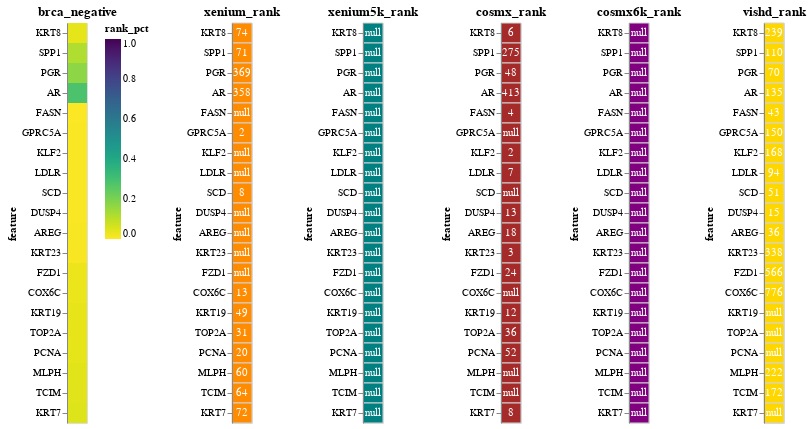

Notebook code cell kept with this figure:
### Code cell
disease, direction = 'brca', 'negative'
generate_consensus_chart(disease, direction)

### Figure 1 — Vega-Lite specification as saved in the notebook (floating-point values rounded to 4 significant figures)
{"config": {"view": {"continuousWidth": 300, "continuousHeight": 300}}, "hconcat": [{"data": {"name": "data-df47576404a3f62739f3361d8ed2f3de"}, "mark": {"type": "rect"}, "encoding": {"color": {"field": "rank_pct", "scale": {"domain": [0, 1.0], "reverse": true, "scheme": "viridis"}, "type": "quantitative"}, "y": {"field": "feature", "sort": ["KRT8", "SPP1", "PGR", "AR", "FASN", "GPRC5A", "KLF2", "LDLR", "SCD", "DUSP4", "AREG", "KRT23", "FZD1", "COX6C", "KRT19", "TOP2A", "PCNA", "MLPH", "TCIM", "KRT7"], "type": "nominal"}}, "title": "brca_negative"}, {"hconcat": [{"layer": [{"mark": {"type": "rect", "color": "darkorange", "stroke": "lightgray", "strokeWidth": 1}, "encoding": {"y": {"field": "feature", "sort": ["KRT8", "SPP1", "PGR", "AR", "FASN", "GPRC5A", "KLF2", "LDLR", "SCD", "DUSP4", "AREG", "KRT23", "FZD1", "COX6C", "KRT19", "TOP2A", "PCNA", "MLPH", "TCIM", "KRT7"], "type": "nominal"}}, "title": "xenium_rank"}, {"mark": {"type": "text", "baseline": "middle", "color": "white"}, "encoding": {"text": {"field": "value", "type": "quantitative"}, "y": {"field": "feature", "sort": ["KRT8", "SPP1", "PGR", "AR", "FASN", "GPRC5A", "KLF2", "LDLR", "SCD", "DUSP4", "AREG", "KRT23", "FZD1", "COX6C", "KRT19", "TOP2A", "PCNA", "MLPH", "TCIM", "KRT7"], "type": "nominal"}}}], "data": {"name": "data-e4e68ec70653264fed89b28b8e1627e5"}}, {"layer": [{"mark": {"type": "rect", "color": "teal", "stroke": "lightgray", "strokeWidth": 1}, "encoding": {"y": {"field": "feature", "sort": ["KRT8", "SPP1", "PGR", "AR", "FASN", "GPRC5A", "KLF2", "LDLR", "SCD", "DUSP4", "AREG", "KRT23", "FZD1", "COX6C", "KRT19", "TOP2A", "PCNA", "MLPH", "TCIM", "KRT7"], "type": "nominal"}}, "title": "xenium5k_rank"}, {"mark": {"type": "text", "baseline": "middle", "color": "white"}, "encoding": {"text": {"field": "value", "type": "quantitative"}, "y": {"field": "feature", "sort": ["KRT8", "SPP1", "PGR", "AR", "FASN", "GPRC5A", "KLF2", "LDLR", "SCD", "DUSP4", "AREG", "KRT23", "FZD1", "COX6C", "KRT19", "TOP2A", "PCNA", "MLPH", "TCIM", "KRT7"], "type": "nominal"}}}], "data": {"name": "data-40acdaeba6ba03f16d8a25cc1bd86b43"}}, {"layer": [{"mark": {"type": "rect", "color": "brown", "stroke": "lightgray", "strokeWidth": 1}, "encoding": {"y": {"field": "feature", "sort": ["KRT8", "SPP1", "PGR", "AR", "FASN", "GPRC5A", "KLF2", "LDLR", "SCD", "DUSP4", "AREG", "KRT23", "FZD1", "COX6C", "KRT19", "TOP2A", "PCNA", "MLPH", "TCIM", "KRT7"], "type": "nominal"}}, "title": "cosmx_rank"}, {"mark": {"type": "text", "baseline": "middle", "color": "white"}, "encoding": {"text": {"field": "value", "type": "quantitative"}, "y": {"field": "feature", "sort": ["KRT8", "SPP1", "PGR", "AR", "FASN", "GPRC5A", "KLF2", "LDLR", "SCD", "DUSP4", "AREG", "KRT23", "FZD1", "COX6C", "KRT19", "TOP2A", "PCNA", "MLPH", "TCIM", "KRT7"], "type": "nominal"}}}], "data": {"name": "data-902da9820f3f0fba1ce7237e3a728860"}}, {"layer": [{"mark": {"type": "rect", "color": "purple", "stroke": "lightgray", "strokeWidth": 1}, "encoding": {"y": {"field": "feature", "sort": ["KRT8", "SPP1", "PGR", "AR", "FASN", "GPRC5A", "KLF2", "LDLR", "SCD", "DUSP4", "AREG", "KRT23", "FZD1", "COX6C", "KRT19", "TOP2A", "PCNA", "MLPH", "TCIM", "KRT7"], "type": "nominal"}}, "title": "cosmx6k_rank"}, {"mark": {"type": "text", "baseline": "middle", "color": "white"}, "encoding": {"text": {"field": "value", "type": "quantitative"}, "y": {"field": "feature", "sort": ["KRT8", "SPP1", "PGR", "AR", "FASN", "GPRC5A", "KLF2", "LDLR", "SCD", "DUSP4", "AREG", "KRT23", "FZD1", "COX6C", "KRT19", "TOP2A", "PCNA", "MLPH", "TCIM", "KRT7"], "type": "nominal"}}}], "data": {"name": "data-f6d3f117a174801ae6bd79b4eaf91880"}}, {"layer": [{"mark": {"type": "rect", "color": "gold", "stroke": "lightgray", "strokeWidth": 1}, "encoding": {"y": {"field": "feature", "sort": ["KRT8", "SPP1", "PGR", "AR", "FASN", "GPRC5A", "KLF2", "LDLR", "SCD", "DUSP4", "AREG", "KRT23", "FZD1", "COX6C", "KRT19", "TOP2A", "PCNA", "MLPH", "TCIM", "KRT7"], "type": "nominal"}}, "title": "vishd_rank"}, {"mark": {"type": "text", "baseline": "middle", "color": "white"}, "encoding": {"text": {"field": "value", "type": "quantitative"}, "y": {"field": "feature", "sort": ["KRT8", "SPP1", "PGR", "AR", "FASN", "GPRC5A", "KLF2", "LDLR", "SCD", "DUSP4", "AREG", "KRT23", "FZD1", "COX6C", "KRT19", "TOP2A", "PCNA", "MLPH", "TCIM", "KRT7"], "type": "nominal"}}}], "data": {"name": "data-fe46593d2f08ed6662290bb69a687769"}}], "resolve": {"scale": {"color": "independent", "x": "independent", "y": "independent"}}}], "resolve": {"scale": {"color": "independent", "x": "independent", "y": "independent"}}, "$schema": "https://vega.github.io/schema/vega-lite/v5.20.1.json", "datasets": {"data-df47576404a3f62739f3361d8ed2f3de": [{"disease": "brca", "feature": "KRT8", "direction": "negative", "correlation": -0.1828, "rank": 106.3, "rank_pct": 0.037, "count": 3, "xenium_rank": 74.0, "xenium_sid_count": 6.0, "xenium_case_count": 1.0, "xenium_correlation": -0.3026, "xenium5k_rank": null, "xenium5k_sid_count": null, "xenium5k_case_count": null, "xenium5k_correlation": null, "cosmx_rank": 6.0, "cosmx_sid_count": 3.0, "cosmx_case_count": 1.0, "cosmx_correlation": -0.1671, "cosmx6k_rank": null, "cosmx6k_sid_count": null, "cosmx6k_case_count": null, "cosmx6k_correlation": null, "vishd_rank": 239.0, "vishd_sid_count": 1.0, "vishd_case_count": 1.0, "vishd_correlation": -0.07858, "count_neg": -3}, {"disease": "brca", "feature": "SPP1", "direction": "negative", "correlation": -0.08009, "rank": 152.0, "rank_pct": 0.1193, "count": 3, "xenium_rank": 71.0, "xenium_sid_count": 2.0, "xenium_case_count": 1.0, "xenium_correlation": -0.05141, "xenium5k_rank": null, "xenium5k_sid_count": null, "xenium5k_case_count": null, "xenium5k_correlation": null, "cosmx_rank": 275.0, "cosmx_sid_count": 3.0, "cosmx_case_count": 1.0, "cosmx_correlation": -0.08261, "cosmx6k_rank": null, "cosmx6k_sid_count": null, "cosmx6k_case_count": null, "cosmx6k_correlation": null, "vishd_rank": 110.0, "vishd_sid_count": 1.0, "vishd_case_count": 1.0, "vishd_correlation": -0.1062, "count_neg": -3}, {"disease": "brca", "feature": "PGR", "direction": "negative", "correlation": -0.1013, "rank": 162.3, "rank_pct": 0.1696, "count": 3, "xenium_rank": 369.0, "xenium_sid_count": 6.0, "xenium_case_count": 1.0, "xenium_correlation": -0.05202, "xenium5k_rank": null, "xenium5k_sid_count": null, "xenium5k_case_count": null, "xenium5k_correlation": null, "cosmx_rank": 48.0, "cosmx_sid_count": 3.0, "cosmx_case_count": 1.0, "cosmx_correlation": -0.1237, "cosmx6k_rank": null, "cosmx6k_sid_count": null, "cosmx6k_case_count": null, "cosmx6k_correlation": null, "vishd_rank": 70.0, "vishd_sid_count": 1.0, "vishd_case_count": 1.0, "vishd_correlation": -0.1283, "count_neg": -3}, {"disease": "brca", "feature": "AR", "direction": "negative", "correlation": -0.04706, "rank": 302.0, "rank_pct": 0.2828, "count": 3, "xenium_rank": 358.0, "xenium_sid_count": 7.0, "xenium_case_count": 2.0, "xenium_correlation": 0.06418, "xenium5k_rank": null, "xenium5k_sid_count": null, "xenium5k_case_count": null, "xenium5k_correlation": null, "cosmx_rank": 413.0, "cosmx_sid_count": 3.0, "cosmx_case_count": 1.0, "cosmx_correlation": -0.1065, "cosmx6k_rank": null, "cosmx6k_sid_count": null, "cosmx6k_case_count": null, "cosmx6k_correlation": null, "vishd_rank": 135.0, "vishd_sid_count": 1.0, "vishd_case_count": 1.0, "vishd_correlation": -0.09884, "count_neg": -3}, {"disease": "brca", "feature": "FASN", "direction": "negative", "correlation": -0.1765, "rank": 23.5, "rank_pct": 0.003104, "count": 2, "xenium_rank": null, "xenium_sid_count": null, "xenium_case_count": null, "xenium_correlation": null, "xenium5k_rank": null, "xenium5k_sid_count": null, "xenium5k_case_count": null, "xenium5k_correlation": null, "cosmx_rank": 4.0, "cosmx_sid_count": 3.0, "cosmx_case_count": 1.0, "cosmx_correlation": -0.2049, "cosmx6k_rank": null, "cosmx6k_sid_count": null, "cosmx6k_case_count": null, "cosmx6k_correlation": null, "vishd_rank": 43.0, "vishd_sid_count": 1.0, "vishd_case_count": 1.0, "vishd_correlation": -0.148, "count_neg": -2}, {"disease": "brca", "feature": "GPRC5A", "direction": "negative", "correlation": -0.2353, "rank": 76.0, "rank_pct": 0.005388, "count": 2, "xenium_rank": 2.0, "xenium_sid_count": 13.0, "xenium_case_count": 3.0, "xenium_correlation": -0.3777, "xenium5k_rank": null, "xenium5k_sid_count": null, "xenium5k_case_count": null, "xenium5k_correlation": null, "cosmx_rank": null, "cosmx_sid_count": null, "cosmx_case_count": null, "cosmx_correlation": null, "cosmx6k_rank": null, "cosmx6k_sid_count": null, "cosmx6k_case_count": null, "cosmx6k_correlation": null, "vishd_rank": 150.0, "vishd_sid_count": 1.0, "vishd_case_count": 1.0, "vishd_correlation": -0.09291, "count_neg": -2}, {"disease": "brca", "feature": "KLF2", "direction": "negative", "correlation": -0.1388, "rank": 85.0, "rank_pct": 0.005599, "count": 2, "xenium_rank": null, "xenium_sid_count": null, "xenium_case_count": null, "xenium_correlation": null, "xenium5k_rank": null, "xenium5k_sid_count": null, "xenium5k_case_count": null, "xenium5k_correlation": null, "cosmx_rank": 2.0, "cosmx_sid_count": 5.0, "cosmx_case_count": 2.0, "cosmx_correlation": -0.1879, "cosmx6k_rank": null, "cosmx6k_sid_count": null, "cosmx6k_case_count": null, "cosmx6k_correlation": null, "vishd_rank": 168.0, "vishd_sid_count": 1.0, "vishd_case_count": 1.0, "vishd_correlation": -0.0896, "count_neg": -2}, {"disease": "brca", "feature": "LDLR", "direction": "negative", "correlation": -0.1404, "rank": 50.5, "rank_pct": 0.005949, "count": 2, "xenium_rank": null, "xenium_sid_count": null, "xenium_case_count": null, "xenium_correlation": null, "xenium5k_rank": null, "xenium5k_sid_count": null, "xenium5k_case_count": null, "xenium5k_correlation": null, "cosmx_rank": 7.0, "cosmx_sid_count": 3.0, "cosmx_case_count": 1.0, "cosmx_correlation": -0.1678, "cosmx6k_rank": null, "cosmx6k_sid_count": null, "cosmx6k_case_count": null, "cosmx6k_correlation": null, "vishd_rank": 94.0, "vishd_sid_count": 1.0, "vishd_case_count": 1.0, "vishd_correlation": -0.113, "count_neg": -2}, {"disease": "brca", "feature": "SCD", "direction": "negative", "correlation": -0.2723, "rank": 29.5, "rank_pct": 0.006384, "count": 2, "xenium_rank": 8.0, "xenium_sid_count": 9.0, "xenium_case_count": 2.0, "xenium_correlation": -0.406, "xenium5k_rank": null, "xenium5k_sid_count": null, "xenium5k_case_count": null, "xenium5k_correlation": null, "cosmx_rank": null, "cosmx_sid_count": null, "cosmx_case_count": null, "cosmx_correlation": null, "cosmx6k_rank": null, "cosmx6k_sid_count": null, "cosmx6k_case_count": null, "cosmx6k_correlation": null, "vishd_rank": 51.0, "vishd_sid_count": 2.0, "vishd_case_count": 1.0, "vishd_correlation": -0.1385, "count_neg": -2}, {"disease": "brca", "feature": "DUSP4", "direction": "negative", "correlation": -0.1985, "rank": 14.0, "rank_pct": 0.00664, "count": 2, "xenium_rank": null, "xenium_sid_count": null, "xenium_case_count": null, "xenium_correlation": null, "xenium5k_rank": null, "xenium5k_sid_count": null, "xenium5k_case_count": null, "xenium5k_correlation": null, "cosmx_rank": 13.0, "cosmx_sid_count": 4.0, "cosmx_case_count": 1.0, "cosmx_correlation": -0.2171, "cosmx6k_rank": null, "cosmx6k_sid_count": null, "cosmx6k_case_count": null, "cosmx6k_correlation": null, "vishd_rank": 15.0, "vishd_sid_count": 2.0, "vishd_case_count": 1.0, "vishd_correlation": -0.1799, "count_neg": -2}, {"disease": "brca", "feature": "AREG", "direction": "negative", "correlation": -0.163, "rank": 27.0, "rank_pct": 0.009615, "count": 2, "xenium_rank": null, "xenium_sid_count": null, "xenium_case_count": null, "xenium_correlation": null, "xenium5k_rank": null, "xenium5k_sid_count": null, "xenium5k_case_count": null, "xenium5k_correlation": null, "cosmx_rank": 18.0, "cosmx_sid_count": 4.0, "cosmx_case_count": 1.0, "cosmx_correlation": -0.1732, "cosmx6k_rank": null, "cosmx6k_sid_count": null, "cosmx6k_case_count": null, "cosmx6k_correlation": null, "vishd_rank": 36.0, "vishd_sid_count": 2.0, "vishd_case_count": 1.0, "vishd_correlation": -0.1528, "count_neg": -2}, {"disease": "brca", "feature": "KRT23", "direction": "negative", "correlation": -0.1396, "rank": 170.5, "rank_pct": 0.01077, "count": 2, "xenium_rank": null, "xenium_sid_count": null, "xenium_case_count": null, "xenium_correlation": null, "xenium5k_rank": null, "xenium5k_sid_count": null, "xenium5k_case_count": null, "xenium5k_correlation": null, "cosmx_rank": 3.0, "cosmx_sid_count": 4.0, "cosmx_case_count": 1.0, "cosmx_correlation": -0.211, "cosmx6k_rank": null, "cosmx6k_sid_count": null, "cosmx6k_case_count": null, "cosmx6k_correlation": null, "vishd_rank": 338.0, "vishd_sid_count": 1.0, "vishd_case_count": 1.0, "vishd_correlation": -0.06816, "count_neg": -2}, {"disease": "brca", "feature": "FZD1", "direction": "negative", "correlation": -0.05185, "rank": 295.0, "rank_pct": 0.02713, "count": 2, "xenium_rank": null, "xenium_sid_count": null, "xenium_case_count": null, "xenium_correlation": null, "xenium5k_rank": null, "xenium5k_sid_count": null, "xenium5k_case_count": null, "xenium5k_correlation": null, "cosmx_rank": 24.0, "cosmx_sid_count": 1.0, "cosmx_case_count": 1.0, "cosmx_correlation": -0.05044, "cosmx6k_rank": null, "cosmx6k_sid_count": null, "cosmx6k_case_count": null, "cosmx6k_correlation": null, "vishd_rank": 566.0, "vishd_sid_count": 1.0, "vishd_case_count": 1.0, "vishd_correlation": -0.05325, "count_neg": -2}, {"disease": "brca", "feature": "COX6C", "direction": "negative", "correlation": -0.2272, "rank": 394.5, "rank_pct": 0.02952, "count": 2, "xenium_rank": 13.0, "xenium_sid_count": 3.0, "xenium_case_count": 1.0, "xenium_correlation": -0.4089, "xenium5k_rank": null, "xenium5k_sid_count": null, "xenium5k_case_count": null, "xenium5k_correlation": null, "cosmx_rank": null, "cosmx_sid_count": null, "cosmx_case_count": null, "cosmx_correlation": null, "cosmx6k_rank": null, "cosmx6k_sid_count": null, "cosmx6k_case_count": null, "cosmx6k_correlation": null, "vishd_rank": 776.0, "vishd_sid_count": 1.0, "vishd_case_count": 1.0, "vishd_correlation": -0.04545, "count_neg": -2}, {"disease": "brca", "feature": "KRT19", "direction": "negative", "correlation": -0.1782, "rank": 30.5, "rank_pct": 0.03622, "count": 2, "xenium_rank": 49.0, "xenium_sid_count": 9.0, "xenium_case_count": 2.0, "xenium_correlation": -0.2616, "xenium5k_rank": null, "xenium5k_sid_count": null, "xenium5k_case_count": null, "xenium5k_correlation": null, "cosmx_rank": 12.0, "cosmx_sid_count": 3.0, "cosmx_case_count": 2.0, "cosmx_correlation": -0.09487, "cosmx6k_rank": null, "cosmx6k_sid_count": null, "cosmx6k_case_count": null, "cosmx6k_correlation": null, "vishd_rank": null, "vishd_sid_count": null, "vishd_case_count": null, "vishd_correlation": null, "count_neg": -2}, {"disease": "brca", "feature": "TOP2A", "direction": "negative", "correlation": -0.1383, "rank": 33.5, "rank_pct": 0.03652, "count": 2, "xenium_rank": 31.0, "xenium_sid_count": 6.0, "xenium_case_count": 1.0, "xenium_correlation": -0.2178, "xenium5k_rank": null, "xenium5k_sid_count": null, "xenium5k_case_count": null, "xenium5k_correlation": null, "cosmx_rank": 36.0, "cosmx_sid_count": 1.0, "cosmx_case_count": 1.0, "cosmx_correlation": -0.05881, "cosmx6k_rank": null, "cosmx6k_sid_count": null, "cosmx6k_case_count": null, "cosmx6k_correlation": null, "vishd_rank": null, "vishd_sid_count": null, "vishd_case_count": null, "vishd_correlation": null, "count_neg": -2}, {"disease": "brca", "feature": "PCNA", "direction": "negative", "correlation": -0.1575, "rank": 36.0, "rank_pct": 0.03734, "count": 2, "xenium_rank": 20.0, "xenium_sid_count": 12.0, "xenium_case_count": 2.0, "xenium_correlation": -0.2798, "xenium5k_rank": null, "xenium5k_sid_count": null, "xenium5k_case_count": null, "xenium5k_correlation": null, "cosmx_rank": 52.0, "cosmx_sid_count": 1.0, "cosmx_case_count": 1.0, "cosmx_correlation": -0.03524, "cosmx6k_rank": null, "cosmx6k_sid_count": null, "cosmx6k_case_count": null, "cosmx6k_correlation": null, "vishd_rank": null, "vishd_sid_count": null, "vishd_case_count": null, "vishd_correlation": null, "count_neg": -2}, {"disease": "brca", "feature": "MLPH", "direction": "negative", "correlation": -0.02088, "rank": 141.0, "rank_pct": 0.04345, "count": 2, "xenium_rank": 60.0, "xenium_sid_count": 7.0, "xenium_case_count": 2.0, "xenium_correlation": 0.03865, "xenium5k_rank": null, "xenium5k_sid_count": null, "xenium5k_case_count": null, "xenium5k_correlation": null, "cosmx_rank": null, "cosmx_sid_count": null, "cosmx_case_count": null, "cosmx_correlation": null, "cosmx6k_rank": null, "cosmx6k_sid_count": null, "cosmx6k_case_count": null, "cosmx6k_correlation": null, "vishd_rank": 222.0, "vishd_sid_count": 1.0, "vishd_case_count": 1.0, "vishd_correlation": -0.08041, "count_neg": -2}, {"disease": "brca", "feature": "TCIM", "direction": "negative", "correlation": -0.03228, "rank": 118.0, "rank_pct": 0.04455, "count": 2, "xenium_rank": 64.0, "xenium_sid_count": 7.0, "xenium_case_count": 2.0, "xenium_correlation": 0.02406, "xenium5k_rank": null, "xenium5k_sid_count": null, "xenium5k_case_count": null, "xenium5k_correlation": null, "cosmx_rank": null, "cosmx_sid_count": null, "cosmx_case_count": null, "cosmx_correlation": null, "cosmx6k_rank": null, "cosmx6k_sid_count": null, "cosmx6k_case_count": null, "cosmx6k_correlation": null, "vishd_rank": 172.0, "vishd_sid_count": 1.0, "vishd_case_count": 1.0, "vishd_correlation": -0.08863, "count_neg": -2}, {"disease": "brca", "feature": "KRT7", "direction": "negative", "correlation": -0.1834, "rank": 40.0, "rank_pct": 0.04861, "count": 2, "xenium_rank": 72.0, "xenium_sid_count": 11.0, "xenium_case_count": 2.0, "xenium_correlation": -0.2367, "xenium5k_rank": null, "xenium5k_sid_count": null, "xenium5k_case_count": null, "xenium5k_correlation": null, "cosmx_rank": 8.0, "cosmx_sid_count": 4.0, "cosmx_case_count": 2.0, "cosmx_correlation": -0.13, "cosmx6k_rank": null, "cosmx6k_sid_count": null, "cosmx6k_case_count": null, "cosmx6k_correlation": null, "vishd_rank": null, "vishd_sid_count": null, "vishd_case_count": null, "vishd_correlation": null, "count_neg": -2}], "data-e4e68ec70653264fed89b28b8e1627e5": [{"disease": "brca", "feature": "KRT8", "variable": "xenium_rank", "value": 74.0}, {"disease": "brca", "feature": "SPP1", "variable": "xenium_rank", "value": 71.0}, {"disease": "brca", "feature": "PGR", "variable": "xenium_rank", "value": 369.0}, {"disease": "brca", "feature": "AR", "variable": "xenium_rank", "value": 358.0}, {"disease": "brca", "feature": "FASN", "variable": "xenium_rank", "value": null}, {"disease": "brca", "feature": "GPRC5A", "variable": "xenium_rank", "value": 2.0}, {"disease": "brca", "feature": "KLF2", "variable": "xenium_rank", "value": null}, {"disease": "brca", "feature": "LDLR", "variable": "xenium_rank", "value": null}, {"disease": "brca", "feature": "SCD", "variable": "xenium_rank", "value": 8.0}, {"disease": "brca", "feature": "DUSP4", "variable": "xenium_rank", "value": null}, {"disease": "brca", "feature": "AREG", "variable": "xenium_rank", "value": null}, {"disease": "brca", "feature": "KRT23", "variable": "xenium_rank", "value": null}, {"disease": "brca", "feature": "FZD1", "variable": "xenium_rank", "value": null}, {"disease": "brca", "feature": "COX6C", "variable": "xenium_rank", "value": 13.0}, {"disease": "brca", "feature": "KRT19", "variable": "xenium_rank", "value": 49.0}, {"disease": "brca", "feature": "TOP2A", "variable": "xenium_rank", "value": 31.0}, {"disease": "brca", "feature": "PCNA", "variable": "xenium_rank", "value": 20.0}, {"disease": "brca", "feature": "MLPH", "variable": "xenium_rank", "value": 60.0}, {"disease": "brca", "feature": "TCIM", "variable": "xenium_rank", "value": 64.0}, {"disease": "brca", "feature": "KRT7", "variable": "xenium_rank", "value": 72.0}], "data-40acdaeba6ba03f16d8a25cc1bd86b43": [{"disease": "brca", "feature": "KRT8", "variable": "xenium5k_rank", "value": null}, {"disease": "brca", "feature": "SPP1", "variable": "xenium5k_rank", "value": null}, {"disease": "brca", "feature": "PGR", "variable": "xenium5k_rank", "value": null}, {"disease": "brca", "feature": "AR", "variable": "xenium5k_rank", "value": null}, {"disease": "brca", "feature": "FASN", "variable": "xenium5k_rank", "value": null}, {"disease": "brca", "feature": "GPRC5A", "variable": "xenium5k_rank", "value": null}, {"disease": "brca", "feature": "KLF2", "variable": "xenium5k_rank", "value": null}, {"disease": "brca", "feature": "LDLR", "variable": "xenium5k_rank", "value": null}, {"disease": "brca", "feature": "SCD", "variable": "xenium5k_rank", "value": null}, {"disease": "brca", "feature": "DUSP4", "variable": "xenium5k_rank", "value": null}, {"disease": "brca", "feature": "AREG", "variable": "xenium5k_rank", "value": null}, {"disease": "brca", "feature": "KRT23", "variable": "xenium5k_rank", "value": null}, {"disease": "brca", "feature": "FZD1", "variable": "xenium5k_rank", "value": null}, {"disease": "brca", "feature": "COX6C", "variable": "xenium5k_rank", "value": null}, {"disease": "brca", "feature": "KRT19", "variable": "xenium5k_rank", "value": null}, {"disease": "brca", "feature": "TOP2A", "variable": "xenium5k_rank", "value": null}, {"disease": "brca", "feature": "PCNA", "variable": "xenium5k_rank", "value": null}, {"disease": "brca", "feature": "MLPH", "variable": "xenium5k_rank", "value": null}, {"disease": "brca", "feature": "TCIM", "variable": "xenium5k_rank", "value": null}, {"disease": "brca", "feature": "KRT7", "variable": "xenium5k_rank", "value": null}], "data-902da9820f3f0fba1ce7237e3a728860": [{"disease": "brca", "feature": "KRT8", "variable": "cosmx_rank", "value": 6.0}, {"disease": "brca", "feature": "SPP1", "variable": "cosmx_rank", "value": 275.0}, {"disease": "brca", "feature": "PGR", "variable": "cosmx_rank", "value": 48.0}, {"disease": "brca", "feature": "AR", "variable": "cosmx_rank", "value": 413.0}, {"disease": "brca", "feature": "FASN", "variable": "cosmx_rank", "value": 4.0}, {"disease": "brca", "feature": "GPRC5A", "variable": "cosmx_rank", "value": null}, {"disease": "brca", "feature": "KLF2", "variable": "cosmx_rank", "value": 2.0}, {"disease": "brca", "feature": "LDLR", "variable": "cosmx_rank", "value": 7.0}, {"disease": "brca", "feature": "SCD", "variable": "cosmx_rank", "value": null}, {"disease": "brca", "feature": "DUSP4", "variable": "cosmx_rank", "value": 13.0}, {"disease": "brca", "feature": "AREG", "variable": "cosmx_rank", "value": 18.0}, {"disease": "brca", "feature": "KRT23", "variable": "cosmx_rank", "value": 3.0}, {"disease": "brca", "feature": "FZD1", "variable": "cosmx_rank", "value": 24.0}, {"disease": "brca", "feature": "COX6C", "variable": "cosmx_rank", "value": null}, {"disease": "brca", "feature": "KRT19", "variable": "cosmx_rank", "value": 12.0}, {"disease": "brca", "feature": "TOP2A", "variable": "cosmx_rank", "value": 36.0}, {"disease": "brca", "feature": "PCNA", "variable": "cosmx_rank", "value": 52.0}, {"disease": "brca", "feature": "MLPH", "variable": "cosmx_rank", "value": null}, {"disease": "brca", "feature": "TCIM", "variable": "cosmx_rank", "value": null}, {"disease": "brca", "feature": "KRT7", "variable": "cosmx_rank", "value": 8.0}], "data-f6d3f117a174801ae6bd79b4eaf91880": [{"disease": "brca", "feature": "KRT8", "variable": "cosmx6k_rank", "value": null}, {"disease": "brca", "feature": "SPP1", "variable": "cosmx6k_rank", "value": null}, {"disease": "brca", "feature": "PGR", "variable": "cosmx6k_rank", "value": null}, {"disease": "brca", "feature": "AR", "variable": "cosmx6k_rank", "value": null}, {"disease": "brca", "feature": "FASN", "variable": "cosmx6k_rank", "value": null}, {"disease": "brca", "feature": "GPRC5A", "variable": "cosmx6k_rank", "value": null}, {"disease": "brca", "feature": "KLF2", "variable": "cosmx6k_rank", "value": null}, {"disease": "brca", "feature": "LDLR", "variable": "cosmx6k_rank", "value": null}, {"disease": "brca", "feature": "SCD", "variable": "cosmx6k_rank", "value": null}, {"disease": "brca", "feature": "DUSP4", "variable": "cosmx6k_rank", "value": null}, {"disease": "brca", "feature": "AREG", "variable": "cosmx6k_rank", "value": null}, {"disease": "brca", "feature": "KRT23", "variable": "cosmx6k_rank", "value": null}, {"disease": "brca", "feature": "FZD1", "variable": "cosmx6k_rank", "value": null}, {"disease": "brca", "feature": "COX6C", "variable": "cosmx6k_rank", "value": null}, {"disease": "brca", "feature": "KRT19", "variable": "cosmx6k_rank", "value": null}, {"disease": "brca", "feature": "TOP2A", "variable": "cosmx6k_rank", "value": null}, {"disease": "brca", "feature": "PCNA", "variable": "cosmx6k_rank", "value": null}, {"disease": "brca", "feature": "MLPH", "variable": "cosmx6k_rank", "value": null}, {"disease": "brca", "feature": "TCIM", "variable": "cosmx6k_rank", "value": null}, {"disease": "brca", "feature": "KRT7", "variable": "cosmx6k_rank", "value": null}], "data-fe46593d2f08ed6662290bb69a687769": [{"disease": "brca", "feature": "KRT8", "variable": "vishd_rank", "value": 239.0}, {"disease": "brca", "feature": "SPP1", "variable": "vishd_rank", "value": 110.0}, {"disease": "brca", "feature": "PGR", "variable": "vishd_rank", "value": 70.0}, {"disease": "brca", "feature": "AR", "variable": "vishd_rank", "value": 135.0}, {"disease": "brca", "feature": "FASN", "variable": "vishd_rank", "value": 43.0}, {"disease": "brca", "feature": "GPRC5A", "variable": "vishd_rank", "value": 150.0}, {"disease": "brca", "feature": "KLF2", "variable": "vishd_rank", "value": 168.0}, {"disease": "brca", "feature": "LDLR", "variable": "vishd_rank", "value": 94.0}, {"disease": "brca", "feature": "SCD", "variable": "vishd_rank", "value": 51.0}, {"disease": "brca", "feature": "DUSP4", "variable": "vishd_rank", "value": 15.0}, {"disease": "brca", "feature": "AREG", "variable": "vishd_rank", "value": 36.0}, {"disease": "brca", "feature": "KRT23", "variable": "vishd_rank", "value": 338.0}, {"disease": "brca", "feature": "FZD1", "variable": "vishd_rank", "value": 566.0}, {"disease": "brca", "feature": "COX6C", "variable": "vishd_rank", "value": 776.0}, {"disease": "brca", "feature": "KRT19", "variable": "vishd_rank", "value": null}, {"disease": "brca", "feature": "TOP2A", "variable": "vishd_rank", "value": null}, {"disease": "brca", "feature": "PCNA", "variable": "vishd_rank", "value": null}, {"disease": "brca", "feature": "MLPH", "variable": "vishd_rank", "value": 222.0}, {"disease": "brca", "feature": "TCIM", "variable": "vishd_rank", "value": 172.0}, {"disease": "brca", "feature": "KRT7", "variable": "vishd_rank", "value": null}]}}
